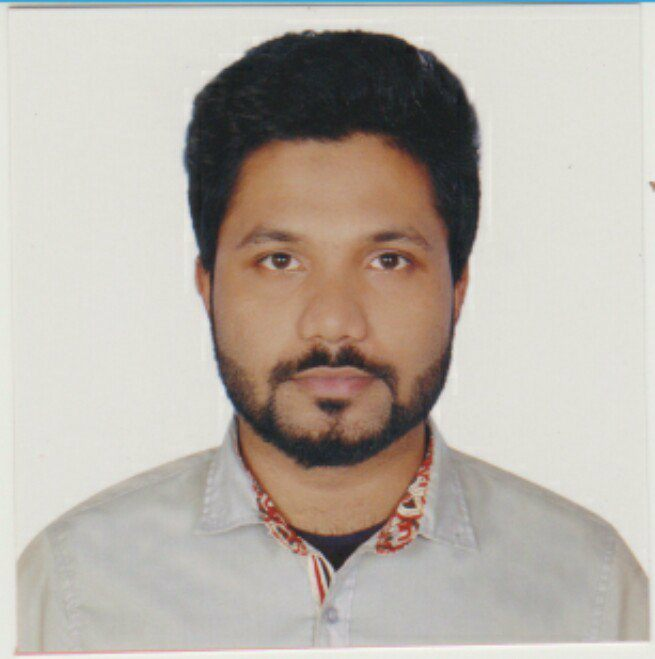
%> input picture img proc/add2.jpg, 655 x 659 px
$ octave contrast.m   (GNU Octave 9; MATLAB toolbox functions it lacks are replaced by stand-ins)
%> lines starting %> are read from the running program, lines starting %| are printed output that depends on the picture
clc;
clear all;
close all;

a=rgb2gray(imread('D:\add2.jpg'));
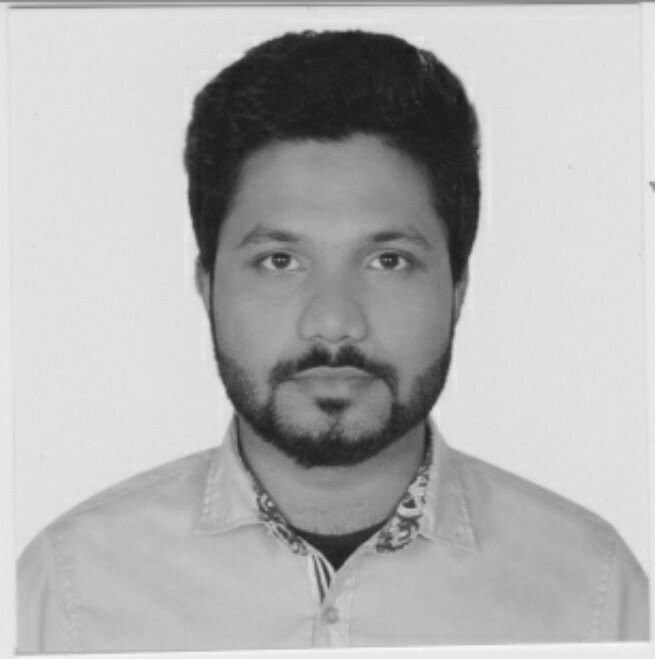
%> a: size 659x655 uint8; min 23, max 249, mean 178.3
a_in=imadjust(a,[0.5 0.7],[]);
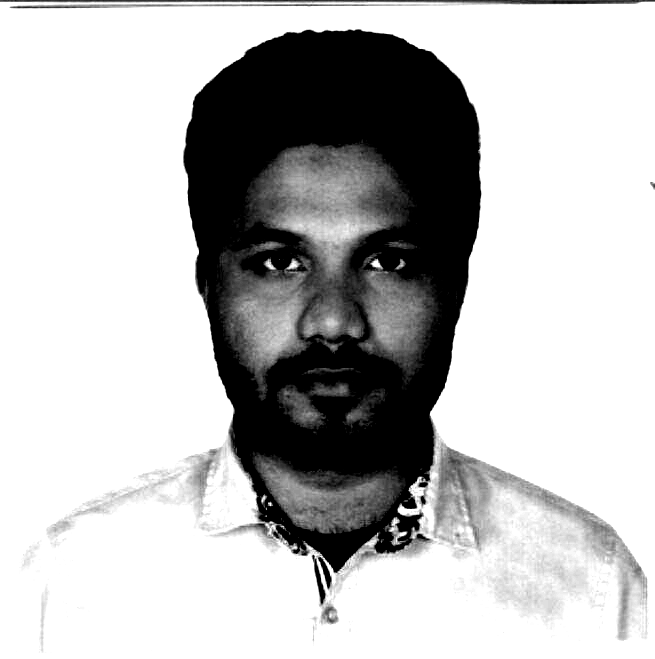
%> a_in: size 659x655 uint8; min 0, max 255, mean 188.5
a_de=imadjust(a,[],[0.6 0.8]);
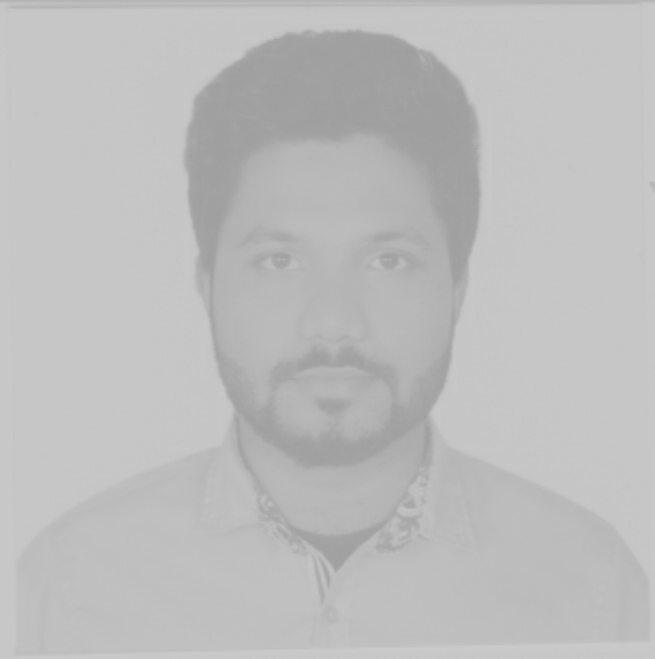
%> a_de: size 659x655 uint8; min 158, max 203, mean 188.7


subplot(3,3,1),imshow(a),title('Source image')
subplot(3,3,3),imhist(a),title('Source image histogram')
subplot(3,3,4),imshow(a_in),title('Contrast incresing image')
subplot(3,3,6),imhist(a_in),title('Contrast incresing image histogram')
subplot(3,3,7),imshow(a_de),title('Contrast decresing image')
subplot(3,3,9),imhist(a_de),title('Contrast deresing image histogram')
%> after `title('Contrast deresing image histogram')`:
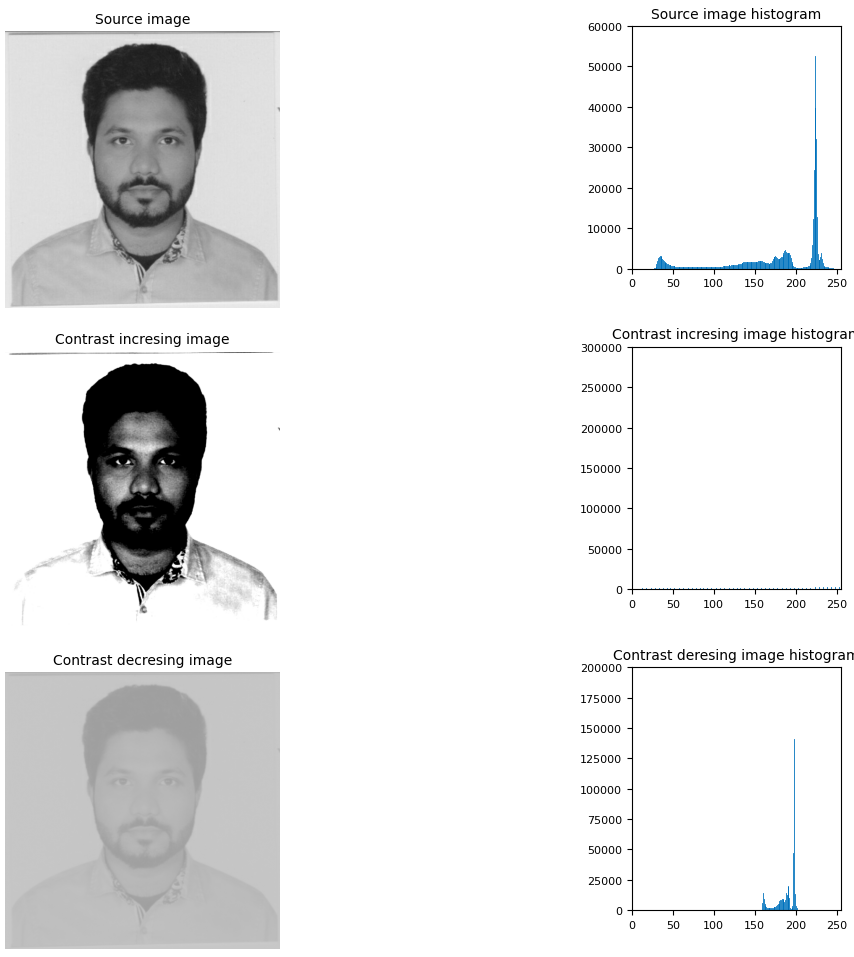
%> figure redrawn from the program's plot data, 6 panels

$ run again, with img proc/add1.jpg copied over img proc/add2.jpg
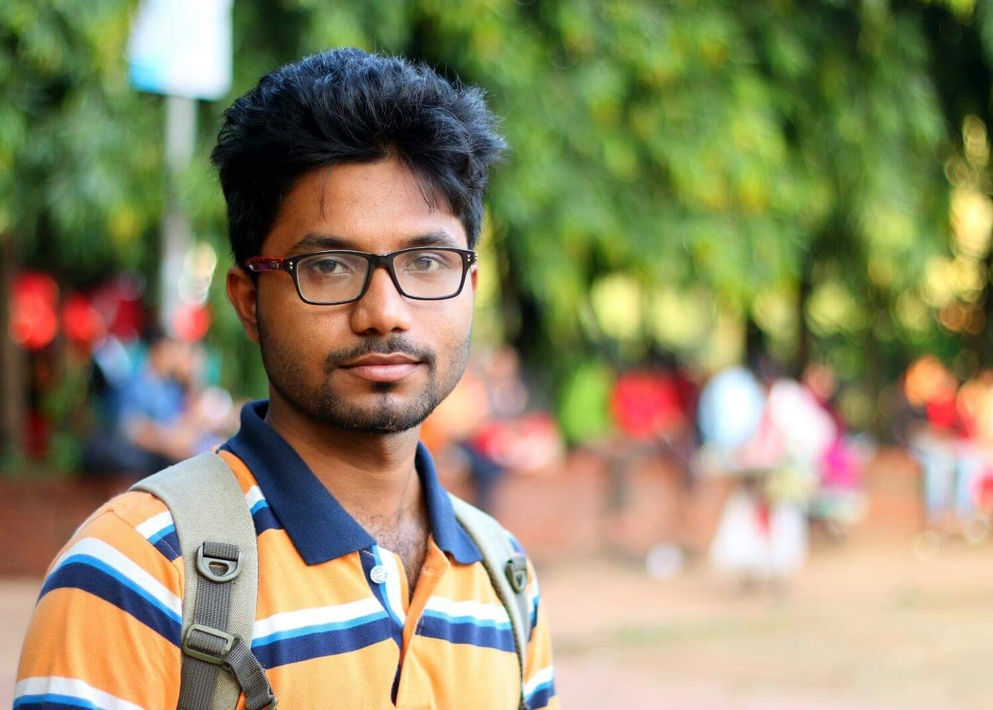
%> input picture img proc/add1.jpg, 993 x 710 px, shrunk from 1497 x 1071 before the run
%> `a_in=imadjust(a,[0.5 0.7],[]);`:
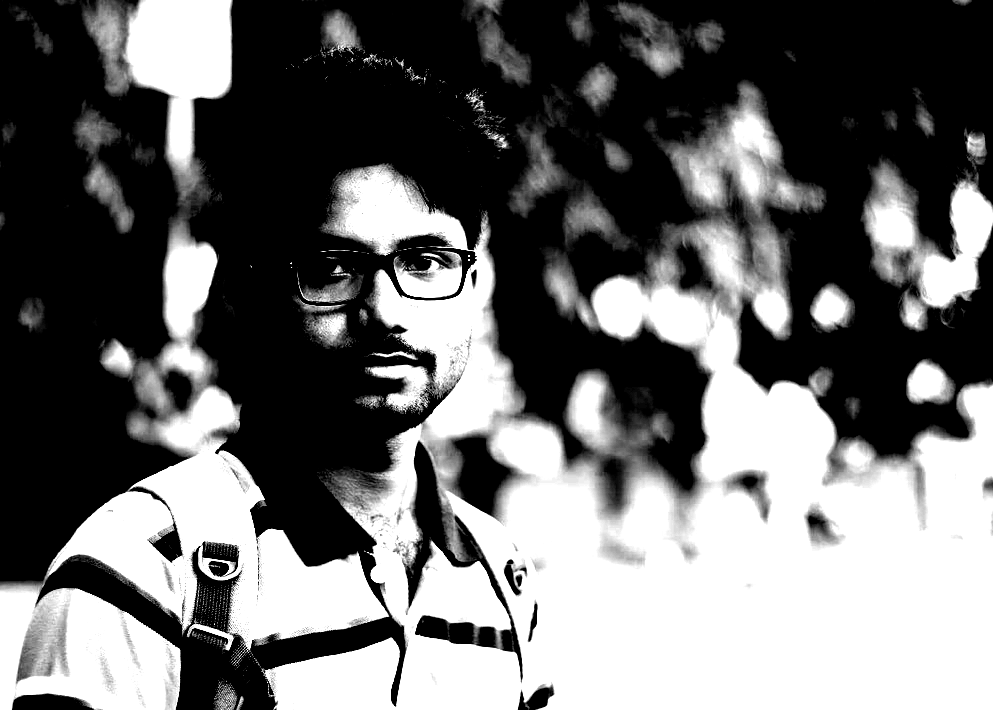
%> a_in: size 710x993 uint8; min 0, max 255, mean 108.6
%> `a_de=imadjust(a,[],[0.6 0.8]);`:
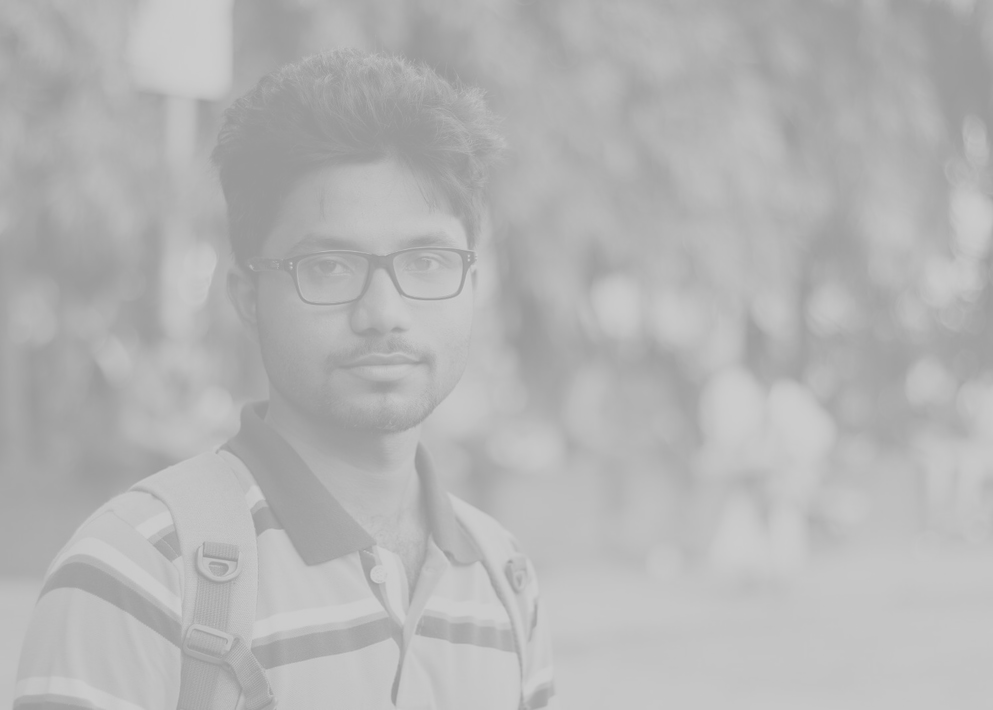
%> a_de: size 710x993 uint8; min 153, max 204, mean 180.2

$ run again, with img proc/add3.jpg copied over img proc/add2.jpg
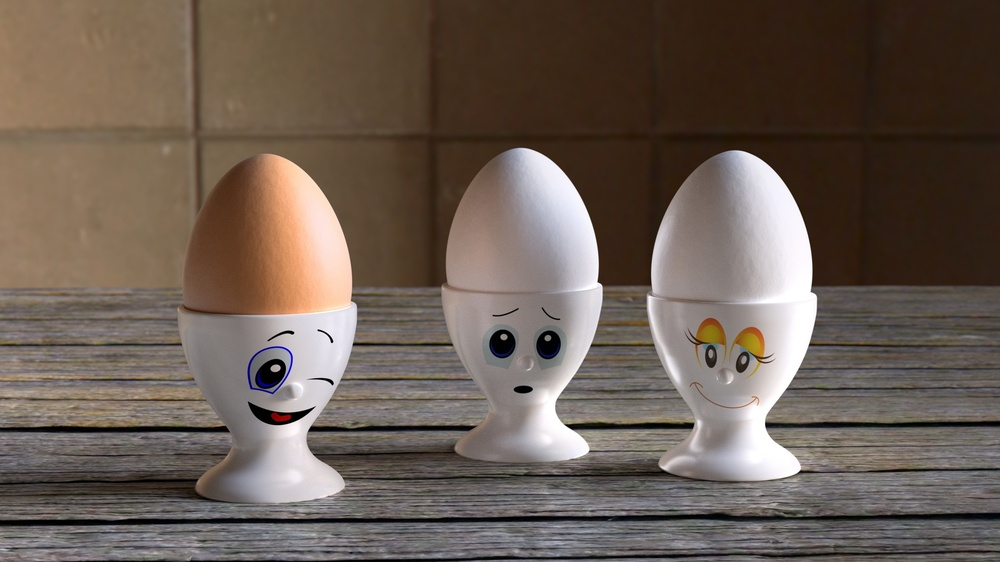
%> input picture img proc/add3.jpg, 1000 x 562 px, shrunk from 1920 x 1080 before the run
%> `a_in=imadjust(a,[0.5 0.7],[]);`:
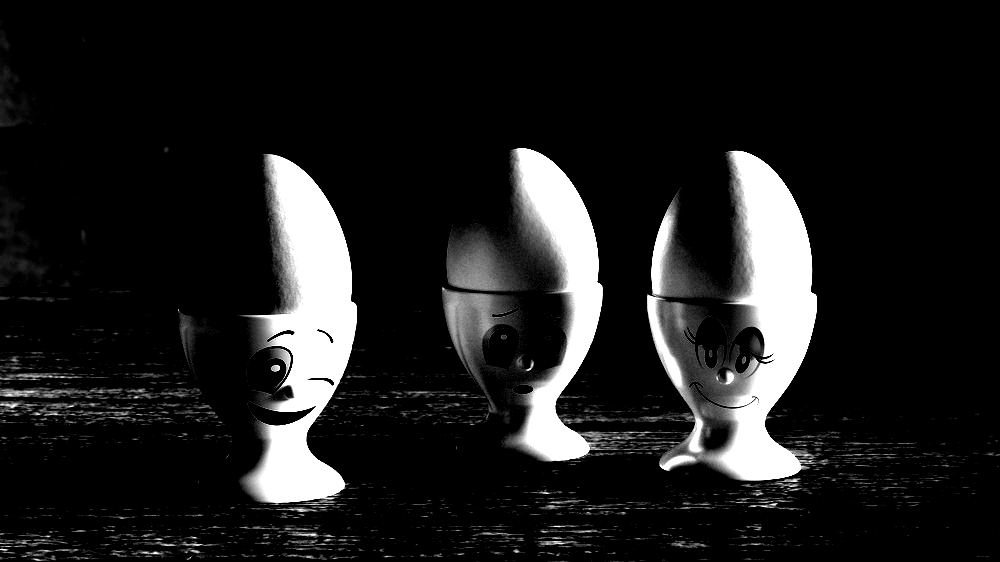
%> a_in: size 562x1000 uint8; min 0, max 255, mean 29.7
%> `a_de=imadjust(a,[],[0.6 0.8]);`:
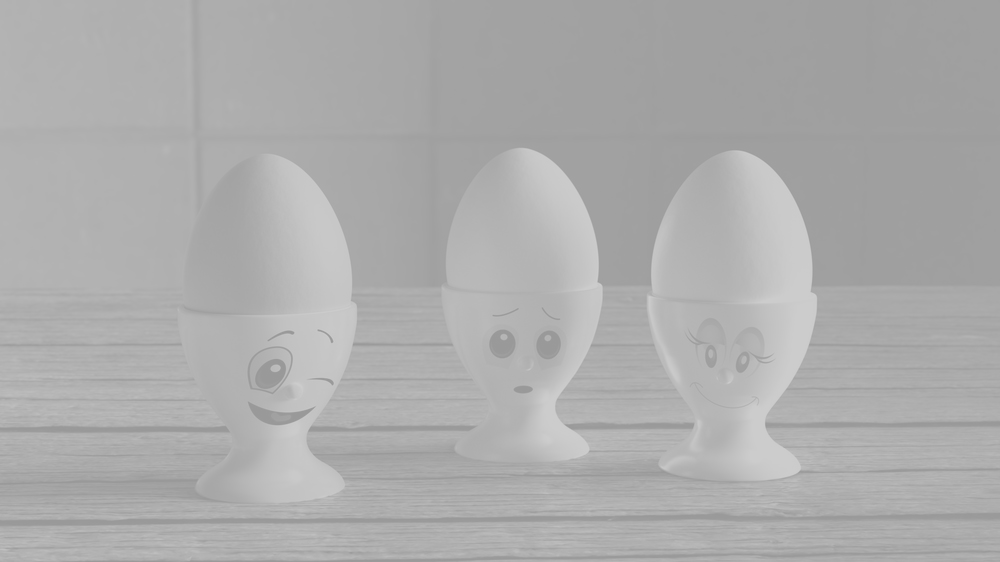
%> a_de: size 562x1000 uint8; min 153, max 204, mean 172.4

$ run again, with img proc/add4.jpg copied over img proc/add2.jpg
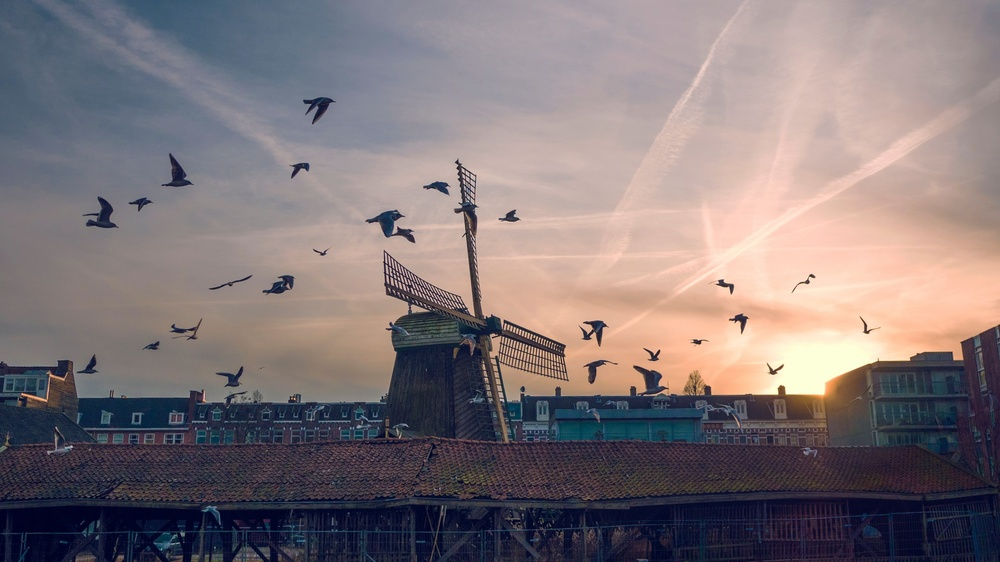
%> input picture img proc/add4.jpg, 1000 x 562 px, shrunk from 1920 x 1080 before the run
%> `a_in=imadjust(a,[0.5 0.7],[]);`:
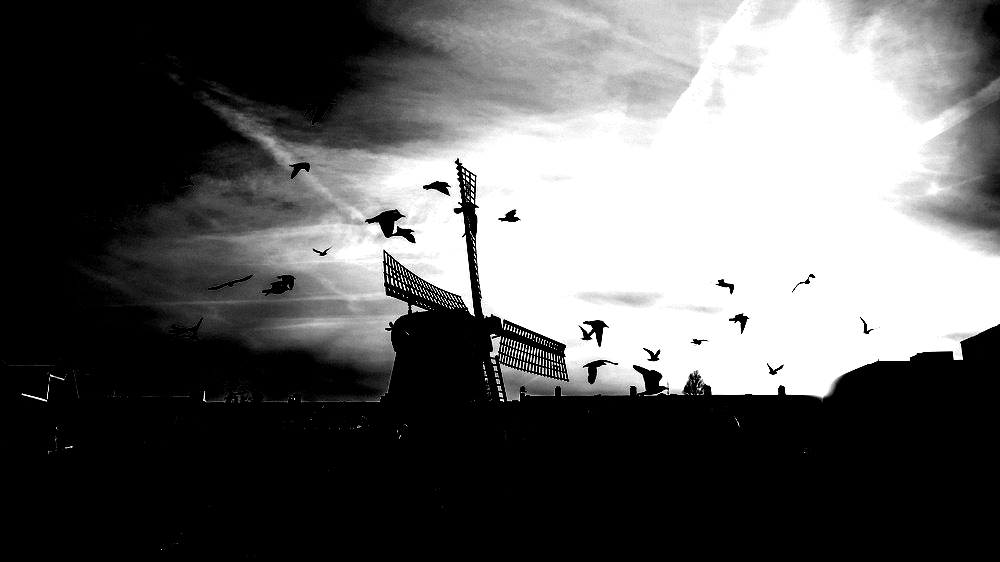
%> a_in: size 562x1000 uint8; min 0, max 255, mean 96
%> `a_de=imadjust(a,[],[0.6 0.8]);`:
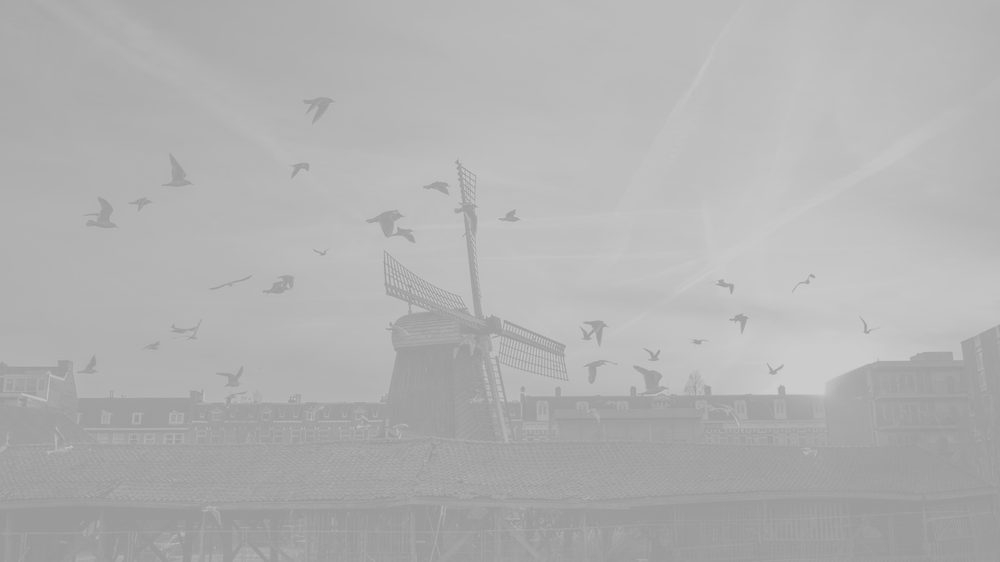
%> a_de: size 562x1000 uint8; min 153, max 203, mean 177.2
